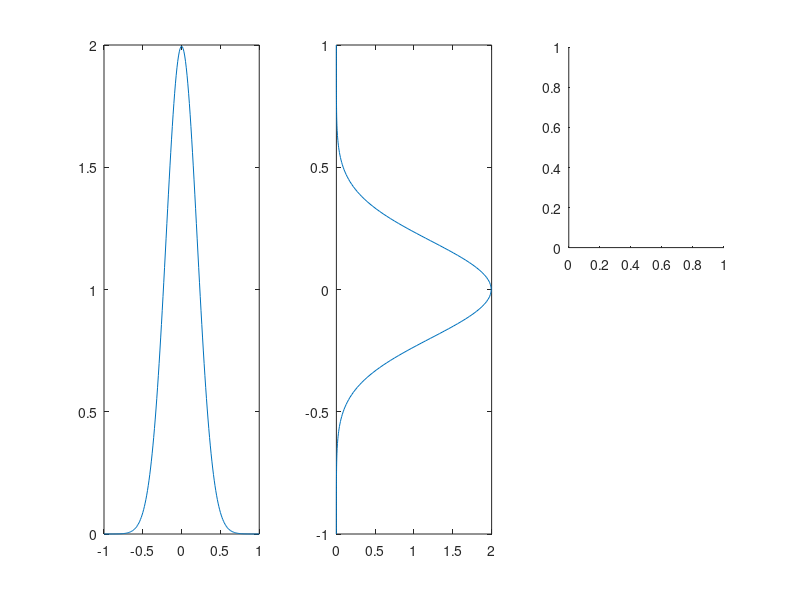
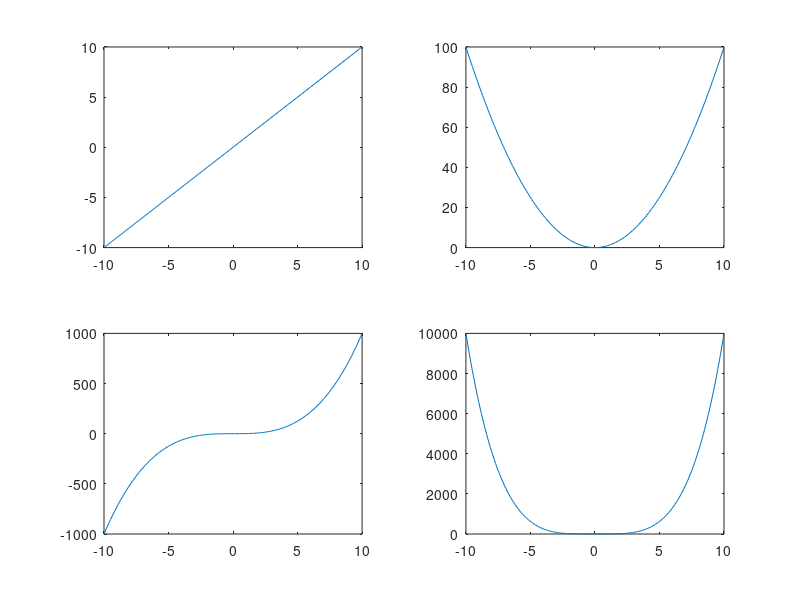
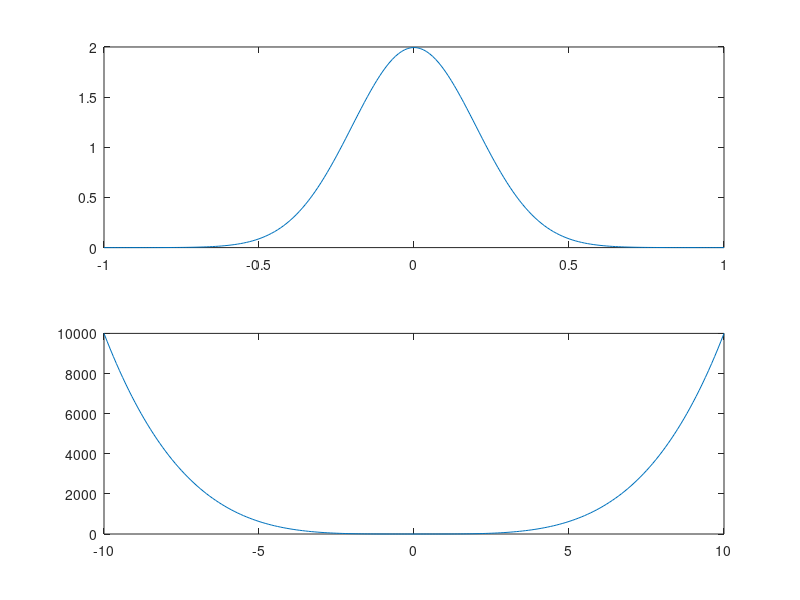
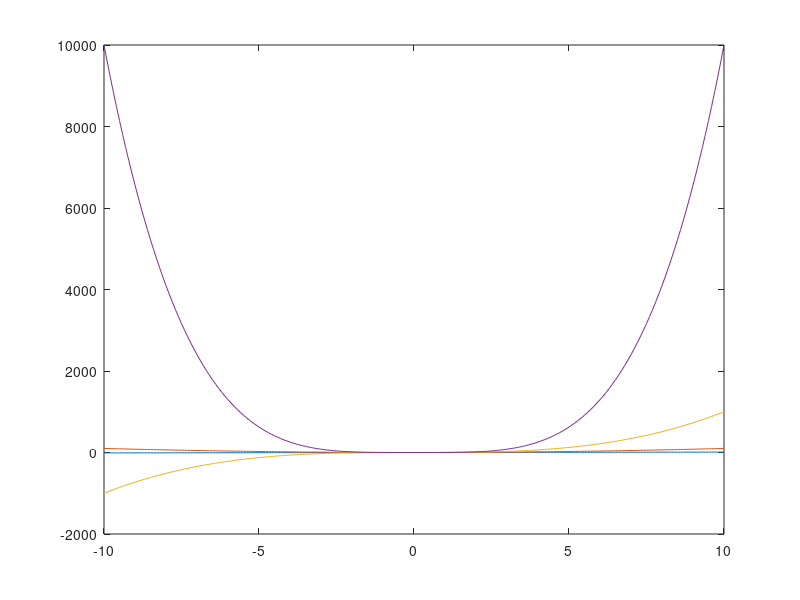

The MATLAB source for these figures, in order: (Note: this script raises an error after producing the figures.)
%% Data Science for Human Factors course - script 4
% Plotting Introduction, subplots, get, set
%
% This script is free to use and distribute for anybody!
%
% Author: Marius Klug, 2019, bpn.tu-berlin.de
%%%%%%%%%%%%%%%%%%%%%%%%%%%%%%%%%%%%%%%%%%%%%%%%%%%%%%%%%%%%

%% A motivating example

% the goals is to produce a Gaussian (normal curve)
x = -1:.01:1;
s = 0.2;

% this is the formula
gaussian = 1/(s*sqrt(2*pi)) * exp( -x.^2 / 2*s^2 );

% plot is the standard plot for x vs y, lines by default
plot(x,gaussian)

% but when plotting, it doesn't look right,
% this is why it's important to visualize your data

%% EXERCISE
% What's the problem in the function? 
% Fix it and plot it.

gaussian = 1/(s*sqrt(2*pi)) * exp( -x.^2 / (2*s^2) );
plot(x,gaussian)

%% Working with the figure

% you can zoom, inspect, drag, ... the figure

% if you want to keep your figures organized, this 
% will open new figures as a docked window and won't 
% clutter your screen
set(0,'DefaultFigureWindowStyle','docked')

% set(0,'DefaultFigureWindowStyle','normal')

%% Figures

figure % opens a new figures

% close the current figure
close

% you can also open and close specific figures
figure(10)
figure(100)
figure(103)

close([100 103])

% clf clears the figure without closing it
clf
clf(1)

% get current figure handle
gcf

%% Plotting creates axes

plot(x,gaussian)
gca

close all

%% We can have several axes in a figure

% plotting like this will always use the same figure and
% make sure it is always empty when starting to plot.
figure(1); clf

% 1 row, 3 columns, make the first subplot active
subplot(1,3,1) 

% if you have one-digit numbers, you can leave the commas
subplot(131)
plot(x,gaussian)

% you need to always enter the geometry of your subplot 
% and then specify the active part, even if it's already 
% split up:
% 1 row, 2 columns, make the second subplot active
subplot(132) 
plot(gaussian,x)

%% You can change the geometry on the fly

% the active window is left-to-right and top-to-bottom, 
% like when reading
subplot(233)

% you will overwrite pre-existing plots, though, so be
% careful
subplot(235)

% you can access several parts of the subplot
subplot(2,3,[2 5])
plot(gaussian,x)

%% Subplots can be inside a loop

figure(2),clf

x2 = -10:0.1:10;

for i_subplot=1:4
    subplot(2,2,i_subplot)
    
    y = x2.^i_subplot;
    
    plot(x2, y)
end

%% EXERCISE 
% Plot the gaussian in a new figure and 
% convert the existing axes into a subplot AFTERWARDS,
% dividing the plot in two horizontal plots.
% Then plot the 4th order polynomial in the other subplot.
% hint: use F1 to get help.

figure(3); clf
plot(x,gaussian)

subplot(2,1,1,gca)
subplot(2,1,2)
plot(x2,y)

%% Now to some more plotting
% let's plot the 4 different functions in one plot

figure(4); clf

for exponent = 1:4
    y_matrix(exponent,:) = x2.^exponent;
end

size(x2)
size(y_matrix)

for i_plot = 1:4
    
    plot(x2,y_matrix(i_plot,:))
    
end

%% This always overwrites the previous plot!
figure(4); clf

% with hold "on|off" you can define whether or not the plot
% should overwrite the previous
hold on

for i_plot = 1:4
    
    plot(x2,y_matrix(i_plot,:))
    
end

%% We can also plot this directly as matrices

figure(4); clf

% X and Y in the plot must be of the same size
plot([x2;x2;x2;x2],y_matrix)

% it might be necessary to transpose your matrix with ' to
% plot it the right way
plot([x2;x2;x2;x2]',y_matrix')

%% Worked, but hard to see. let's edit some properties

figure(5); clf

hold on

% now we copy & paste the plot 4 times and use different
% line styles by setting some flags in the plot function.
% this can't easily be done in a loop and sometimes a script
% is just fine :)

plot(x2,y_matrix(1,:),'k-', 'LineWidth',2)
plot(x2,y_matrix(2,:),'k:', 'LineWidth',2)
plot(x2,y_matrix(3,:),'k--','LineWidth',2)
plot(x2,y_matrix(4,:),'k.', 'LineWidth',2)

% many more options exist for the plot function!

% now since the polynomials are very different in scale, we
% can adjust the x-axis to be more close to 0

xlim([-2 2])

% this works, but using specified get and set would be
% better to avoid confusion. the x-axes property is part of
% the axes of course, so we need to use the axes hande

set(gca,'xlim',[-1.5 1.5])


%% gca always takes the last plotted or clicked on axes
% we'd rather have it specified exactly, so let's creaqte
% some handles

figure(5); clf
% no axes yet, no handles yet

hold on
% ah, axes appear. let's make sure that we draw into the now
% created axes
axes_to_plot = gca

%% Now let's change some more stuff in the axes

% we can specify the axes in the plot function
plot(axes_to_plot,x2,y_matrix(1,:),'k-', 'LineWidth',2)
plot(axes_to_plot,x2,y_matrix(2,:),'k:', 'LineWidth',2)
plot(axes_to_plot,x2,y_matrix(3,:),'k--','LineWidth',2)
plot(axes_to_plot,x2,y_matrix(4,:),'k.', 'LineWidth',2)

% now we can change properties of said axes
set(axes_to_plot, 'xlim', [-2 2])

% let's change the x ticks
set(axes_to_plot, 'xticks', [-1.5 0 1.5])

% hmm let's search for the property
axes_to_plot
% also: Google "matlab axes properties"

set(axes_to_plot, 'XTick', [-1.5 0 1.5])
set(axes_to_plot, 'XTick', [-1.5:0.3:1.5])

% this can be done easier, too
xticks([-1.5 0 1.5])

% let's change the label
set(axes_to_plot, 'XTickLabel',...
	{'minusonepointfive', 'zero', 'plusonepointfive'})

% and again, this can be done easier
xticklabels({'minus one point five', 'zero',...
	'plus one point five'})

% that's hard to read, let's make it angled
xtickangle(20)

%% EXERCISE
% 1) Find the set property and rotate it 60 degrees
% with the set function. 
% 2) Also find the font size and change
% it to 14
% 3) Find a way to change the axes line width to 1.5

set(axes_to_plot,'XTickLabelRotation',60)
set(axes_to_plot,'FontSize',14)
set(axes_to_plot,'linewidth',1.5)

%% Now let's give the axes a label

% working with the current axes
xlabel('X-Axis')
ylabel('Y-Axis')

% set uses a special text object, which we can't easily make
set(axes_to_plot,'XLabel','X Axis')

% fortunately the functions also have a way to pass a handle
xlabel(axes_to_plot,'X Axis')
ylabel(axes_to_plot,'Y Axis')

%% Okay, now we can set properties of the axes
% but what if we want to access properties of the figure or
% the plots themselves?

% figures have handles, too
figure_handle = gcf

figure_handle.Color = 'white'

% it's also possible to use set and get in one line
set(gcf,'Color','blue')

% color are limited (no grey e.g.). 
% colors can also be 3D vectors, sometimes 4D if
% an alpha value (transparency) is included
set(gcf,'Color',[0.9 0.9 0.9])

%% Let's plot a line again and use the same concept

figure(6);clf

plot_handle = plot(x,gaussian)

set(plot_handle,'Color',[0 0 0])

% again, get and set as well as direct access is possible
% it does not make a difference, but sometimes one is easier
% than the other, especially since you can use TAB-complete
% for direct access. 

plot_handle.LineStyle = ':';


%% Last thing: Lines can have markers

% either on all data points
set(plot_handle,'LineWidth',1)

plot_handle.Marker = 'o';

% or for specific indices
% Note: this does not work with older MATLAB versions! 
% It was introduced in R2016b.
marker_indices = plot_handle.MarkerIndices

plot_handle.MarkerIndices = marker_indices(1:10:end);

%% The workaround is to plot twice:

figure(6);clf

plot(x,gaussian,'k:');

hold on

% k means black and o is the marker. linestyle can set both
% in one go
plot(x(1:10:end),gaussian(1:10:end),'ko');

% it would even be possible to set the color, line style,
% and marker at once
plot(x(1:10:end),gaussian(1:10:end),'r--o');